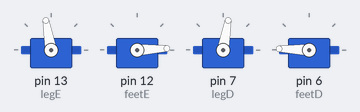
Recording of a sketch running on a simulated Arduino Uno, built with avr-gcc and run on an emulated ATmega328P. Parts: 4 × servo.

Above: at 0.05 s.
At 1.0 s:
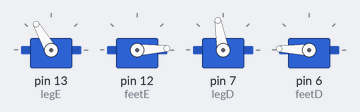
At 2.0 s:
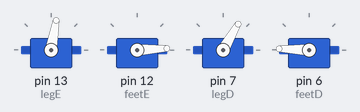
Timing chart, 0 to 4.6 s (numbered marks = the images above):
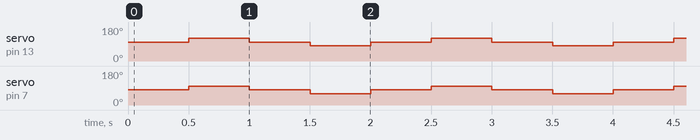

Measured:
- by itself, servo on pin 13 (legE): repeats every 2.0 s: 100° 0.50 s, 80° 0.50 s, 100° 0.50 s, 120° 0.50 s
- by itself, servo on pin 7 (legD): repeats every 2.0 s: 80° 0.50 s, 60° 0.50 s, 80° 0.50 s, 100° 0.50 s

The sketch:

bovV4.ino
```cpp
// (licence header left out)
// THE SOFTWARE IS PROVIDED "AS IS", WITHOUT WARRANTY OF ANY KIND, EXPRESS OR
// IMPLIED, INCLUDING BUT NOT LIMITED TO THE WARRANTIES OF MERCHANTABILITY,
// FITNESS FOR A PARTICULAR PURPOSE AND NONINFRINGEMENT. IN NO EVENT SHALL THE
// AUTHORS OR COPYRIGHT HOLDERS BE LIABLE FOR ANY CLAIM, DAMAGES OR OTHER
// LIABILITY, WHETHER IN AN ACTION OF CONTRACT, TORT OR OTHERWISE, ARISING FROM,
// OUT OF OR IN CONNECTION WITH THE SOFTWARE OR THE USE OR OTHER DEALINGS IN THE
// SOFTWARE.

#include <Servo.h>

Servo legE;
Servo feetE;
Servo legD;
Servo feetD;

int tempo = 10;


void setup() {

  legE.attach(13);
  feetE.attach(12);
  legD.attach(7);
  feetD.attach(6);


  legD.write(80);
  legE.write(100);
  feetD.write(178);
  feetE.write(3);
}

void loop() {

  legD.write(80);
  legE.write(100);
  feetD.write(178);
  feetE.write(3);
  delay (500);

  legD.write(100);
  legE.write(120);
  feetD.write(178);
  feetE.write(3);
  delay (500);

 legD.write(80);
  legE.write(100);
  feetD.write(178);
  feetE.write(3);
  delay (500);

   legD.write(60);
  legE.write(80);
  feetD.write(178);
  feetE.write(3);
  delay (500);
}
```
